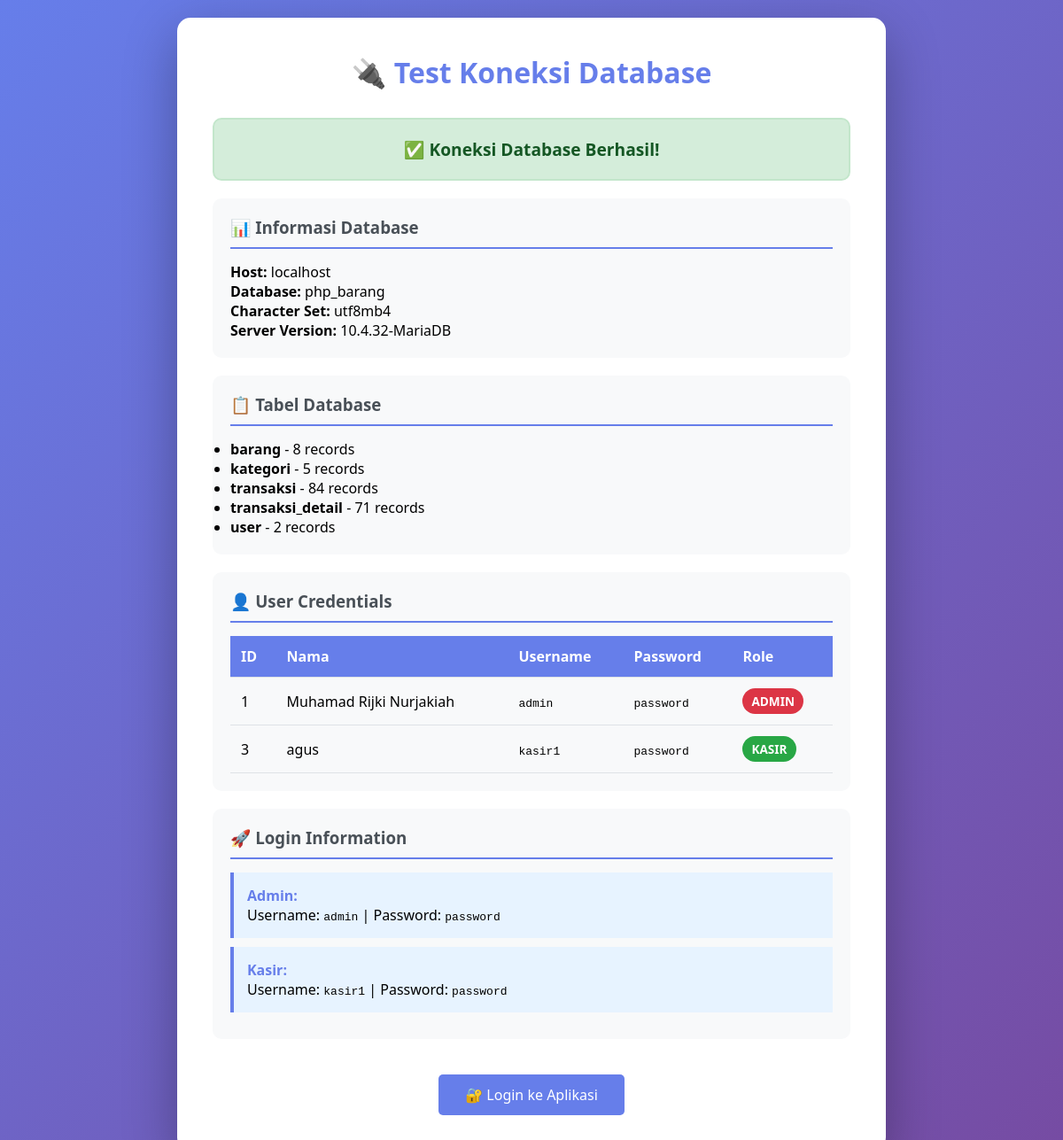
Screenshot of /test_database.php with the database file from the repository.
### tables this page shows
CREATE TABLE `user` (
  `id` int NOT NULL,
  `nama` varchar(100) DEFAULT NULL,
  `username` varchar(50) NOT NULL,
  `password` varchar(255) NOT NULL,
  `role` enum('admin','kasir') NOT NULL DEFAULT 'admin'
);

### conn/koneksi.php (called while the page is built, shortened)
<?php
$databaseHost     = 'localhost';
$databaseName     = 'php_barang';
?>

### test_database.php (the view, shortened to what this page needs)
<!DOCTYPE html>
<html lang="id">
<head>
</head>
<body>
    <div class="container">
        <h1>🔌 Test Koneksi Database</h1>
        <?php
        require_once 'conn/koneksi.php';
        if ($mysqli->connect_error) {
            echo '<div class="status-box error">
                    ❌ Koneksi Gagal: ' . $mysqli->connect_error . '
                  </div>';
        } else {
            echo '<div class="status-box success">
                    ✅ Koneksi Database Berhasil!
                  </div>';
            echo '<div class="info-section">
                    <h3>📊 Informasi Database</h3>
                    <p><strong>Host:</strong> ' . $databaseHost . '</p>
                    <p><strong>Database:</strong> ' . $databaseName . '</p>
                    <p><strong>Character Set:</strong> ' . $mysqli->character_set_name() . '</p>
                    <p><strong>Server Version:</strong> ' . $mysqli->server_info . '</p>
                  </div>';
            echo '<div class="info-section">
                    <h3>📋 Tabel Database</h3>';
            $tables = $mysqli->query("SHOW TABLES");
            if ($tables) {
                echo '<ul>';
                while ($row = $tables->fetch_array()) {
                    $tableName = $row[0];
                    $count = $mysqli->query("SELECT COUNT(*) as total FROM $tableName")->fetch_assoc()['total'];
                    echo "<li><strong>$tableName</strong> - $count records</li>";
                }
                echo '</ul>';
            }
            echo '</div>';
            echo '<div class="info-section">
                    <h3>👤 User Credentials</h3>';
            $users = $mysqli->query("SELECT id, nama, username, role FROM user");
            if ($users && $users->num_rows > 0) {
                echo '<table>
                        <thead>
                            <tr>
                                <th>ID</th>
                                <th>Nama</th>
                                <th>Username</th>
                                <th>Password</th>
                                <th>Role</th>
                            </tr>
                        </thead>
                        <tbody>';
                while ($user = $users->fetch_assoc()) {
                    $badgeClass = $user['role'] == 'admin' ? 'badge-admin' : 'badge-kasir';
                    echo '<tr>
                            <td>' . $user['id'] . '</td>
                            <td>' . $user['nama'] . '</td>
                            <td><code>' . $user['username'] . '</code></td>
                            <td><code>password</code></td>
                            <td><span class="badge ' . $badgeClass . '">' . strtoupper($user['role']) . '</span></td>
                          </tr>';
                }
                echo '</tbody></table>';
            }
            echo '</div>';
            echo '<div class="info-section">
                    <h3>🚀 Login Information</h3>
                    <div class="credential-box">
                        <p><strong>Admin:</strong></p>
                        <p>Username: <code>admin</code> | Password: <code>password</code></p>
                    </div>
                    <div class="credential-box">
                        <p><strong>Kasir:</strong></p>
                        <p>Username: <code>kasir1</code> | Password: <code>password</code></p>
                    </div>
                  </div>';
        }
        ?>
        <div style="text-align: center;">
            <a href="login.php" class="back-btn">🔐 Login ke Aplikasi</a>
        </div>
    </div>
</body>
</html>

### test_database.php (style rules this page uses)
* { margin: 0; padding: 0; box-sizing: border-box; }
body { font-family: 'Segoe UI', Tahoma, Geneva, Verdana, sans-serif; background: linear-gradient(135deg, #667eea 0%, #764ba2 100%); min-height: 100vh; display: flex; justify-content: center; align-items: center; padding: 20px; }
.container { background: white; border-radius: 15px; box-shadow: 0 20px 60px rgba(0,0,0,0.3); padding: 40px; max-width: 800px; width: 100%; }
h1 { color: #667eea; margin-bottom: 30px; text-align: center; font-size: 2em; }
.status-box { padding: 20px; border-radius: 10px; margin-bottom: 20px; font-weight: bold; text-align: center; font-size: 1.2em; }
.success { background: #d4edda; color: #155724; border: 2px solid #c3e6cb; }
.info-section { background: #f8f9fa; padding: 20px; border-radius: 10px; margin-bottom: 20px; }
.info-section h3 { color: #495057; margin-bottom: 15px; border-bottom: 2px solid #667eea; padding-bottom: 10px; }
table { width: 100%; border-collapse: collapse; margin-top: 10px; }
th, td { padding: 12px; text-align: left; border-bottom: 1px solid #dee2e6; }
th { background: #667eea; color: white; font-weight: bold; }
.badge { display: inline-block; padding: 5px 10px; border-radius: 20px; font-size: 0.85em; font-weight: bold; }
.badge-admin { background: #dc3545; color: white; }
.badge-kasir { background: #28a745; color: white; }
.credential-box { background: #e7f3ff; border-left: 4px solid #667eea; padding: 15px; margin: 10px 0; }
.credential-box strong { color: #667eea; }
.back-btn { display: inline-block; padding: 12px 30px; background: #667eea; color: white; text-decoration: none; border-radius: 5px; margin-top: 20px; transition: background 0.3s; }

### rows the page displays
user: id "1", nama "Muhamad Rijki Nurjakiah", username "admin", role "ADMIN"
user: id "3", nama "agus", username "kasir1", role "KASIR"

### other values shown
$databaseHost "localhost"
$databaseName "php_barang"
$mysqli->character_set_name() "utf8mb4"
$mysqli->server_info "10.4.32-MariaDB"
$tableName "barang"
$count "8"
$tableName "kategori"
$count "5"
$tableName "transaksi"
$count "84"
$tableName "transaksi_detail"
$count "71"
$tableName "user"
$count "2"
